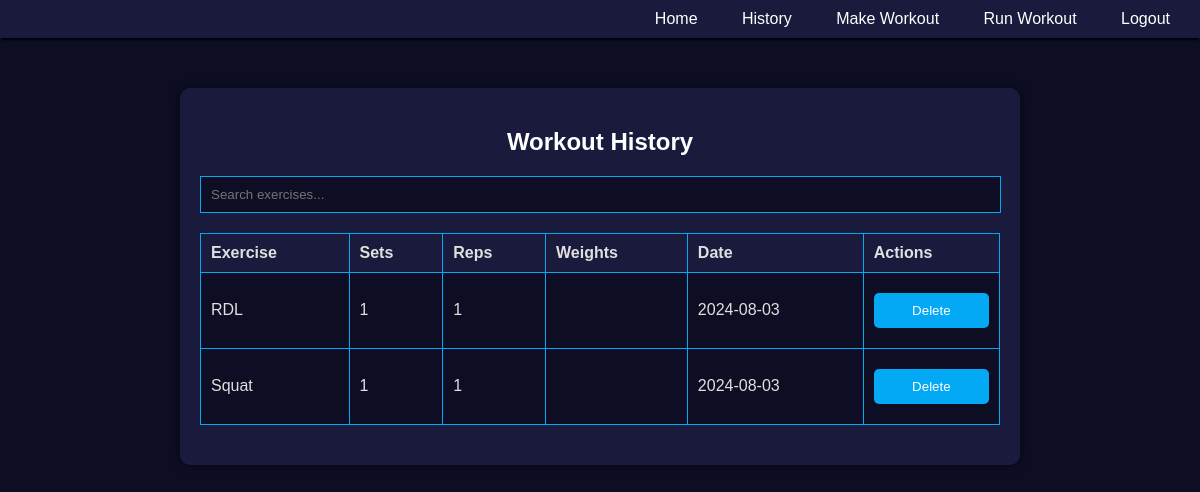
The page /history (signed in) on the database its author committed.
### tables this page shows
CREATE TABLE workouts
                 (id INTEGER PRIMARY KEY, exercise TEXT, sets INTEGER, reps INTEGER, weights TEXT, date TEXT);

### app.py (the view)
@app.route('/history')
def history():
    if 'loggedin' in session:
        conn = sqlite3.connect('database.db')
        c = conn.cursor()
        c.execute('SELECT * FROM workouts')
        workouts = c.fetchall()
        conn.close()
        return render_template('history.html', workouts=workouts)
    return redirect(url_for('login'))

### templates/history.html (shortened to what this page needs)
{% extends "layout.html" %}
{% block content %}
<h2>Workout History</h2>
<input type="text" id="search" placeholder="Search exercises..." onkeyup="filterTable()">
<table id="historyTable">
    <thead>
        <tr>
            <th>Exercise</th>
            <th>Sets</th>
            <th>Reps</th>
            <th>Weights</th>
            <th>Date</th>
            <th>Actions</th>
        </tr>
    </thead>
    <tbody>
        {% for workout in workouts %}
        <tr>
            <td>{{ workout[1] }}</td>
            <td>{{ workout[2] }}</td>
            <td>{{ workout[3] }}</td>
            <td>{{ workout[4] }}</td>
            <td>{{ workout[5] }}</td>
            <td>
                <form action="/delete_workout/{{ workout[0] }}" method="post" style="display:inline;">
                    <button type="submit" onclick="return confirm('Are you sure you want to delete this workout?');">Delete</button>
                </form>
            </td>
        </tr>
        {% endfor %}
    </tbody>
</table>
{% endblock %}

### templates/layout.html (shortened to what this page needs)
<!DOCTYPE html>
<html>
<head>
    <link rel="stylesheet" type="text/css" href="{{ url_for('static', filename='css/styles.css') }}">
</head>
<body>
    <div class="navbar">
        <a href="/">Home</a>
        <a href="/history">History</a>
        <a href="/workout_templates">Make Workout</a>
        <a href="/existing_templates">Run Workout</a>
        <a href="/logout">Logout</a>
    </div>
    <div class="container">
        {% block content %}{% endblock %}
    </div>
</body>
</html>

### static/css/styles.css (style rules this page uses)
body { font-family: Arial, sans-serif; background-color: #0d0d24; color: #e0e0e0; margin: 0; padding: 0; }
.container { width: 90%; max-width: 800px; margin: auto; overflow: hidden; padding: 20px; background: #1a1a3c; box-shadow: 0 0 10px rgba(0, 0, 0, 0.5); margin-top: 50px; border-radius: 10px; }
.navbar { background: #1a1a3c; color: #e0e0e0; padding: 10px; text-align: right; box-shadow: 0 4px 2px -2px #000; }
.navbar a { color: #ffffff; text-decoration: none; padding: 10px 20px; transition: color 0.3s ease; }
h2 { text-align: center; color: #ffffff; }
button { display: block; width:100%; padding: 10px; margin: 10px 0; background: #03a9f4; color: #fff; border: none; cursor: pointer; border-radius: 5px; transition: background 0.3s ease; }
#search { width: calc(100% - 21.5px); padding: 10px; margin-bottom: 20px; border: 1px solid #03a9f4; background: #0d0d24; color: #e0e0e0; }
table { width: 100%; border-collapse: collapse; margin-bottom: 20px; }
table, th, td { border: 1px solid #03a9f4; }
th, td { padding: 10px; text-align: left; color: #e0e0e0; }
th { background: #1a1a3c; }
td { background: #0d0d24; }

### rows shown on the page
workouts: exercise "RDL", sets "1", reps "1", date "2024-08-03"
workouts: exercise "Squat", sets "1", reps "1", date "2024-08-03"
